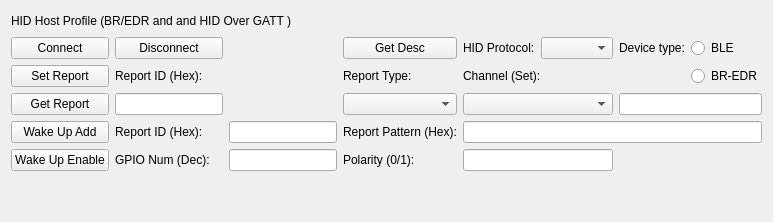
          <widget class="QWidget" name="tabHIDH">
           <attribute name="title">
            <string>HID Host</string>
           </attribute>
           <layout class="QGridLayout" name="gridLayout_26">
            <item row="6" column="3">
             <widget class="QLabel" name="label_37">
              <property name="text">
               <string>Polarity (0/1):</string>
              </property>
             </widget>
            </item>
            <item row="6" column="2">
             <widget class="QLineEdit" name="editHIDHGPIO"/>
            </item>
            <item row="4" column="3">
             <widget class="QComboBox" name="cbHIDHReportType"/>
            </item>
            <item row="5" column="1">
             <widget class="QLabel" name="label_40">
              <property name="text">
               <string>Report ID (Hex):</string>
              </property>
             </widget>
            </item>
            <item row="6" column="1">
             <widget class="QLabel" name="label_39">
              <property name="text">
               <string>GPIO Num (Dec):</string>
              </property>
             </widget>
            </item>
            <item row="3" column="1">
             <widget class="QLabel" name="label_41">
              <property name="text">
               <string>Report ID (Hex):</string>
              </property>
             </widget>
            </item>
            <item row="3" column="3">
             <widget class="QLabel" name="label_42">
              <property name="text">
               <string>Report Type:</string>
              </property>
             </widget>
            </item>
            <item row="5" column="0">
             <widget class="QPushButton" name="btnHIDHWakeAdd">
              <property name="text">
               <string>Wake Up Add</string>
              </property>
             </widget>
            </item>
            <item row="4" column="0">
             <widget class="QPushButton" name="btnHIDHGetReport">
              <property name="text">
               <string>Get Report</string>
              </property>
             </widget>
            </item>
            <item row="4" column="1">
             <widget class="QLineEdit" name="editHIDHGetSetReportID">
              <property name="sizePolicy">
               <sizepolicy hsizetype="Preferred" vsizetype="Fixed">
                <horstretch>0</horstretch>
                <verstretch>0</verstretch>
               </sizepolicy>
              </property>
             </widget>
            </item>
            <item row="5" column="2">
             <widget class="QLineEdit" name="editHIDHReportID"/>
            </item>
            <item row="4" column="4">
             <widget class="QComboBox" name="cbHIDHChannel"/>
            </item>
            <item row="3" column="0">
             <widget class="QPushButton" name="btnHIDHSetReport">
              <property name="text">
               <string>Set Report</string>
              </property>
             </widget>
            </item>
            <item row="3" column="4">
             <widget class="QLabel" name="label_43">
              <property name="text">
               <string>Channel (Set):</string>
              </property>
             </widget>
            </item>
            <item row="5" column="3">
             <widget class="QLabel" name="label_38">
              <property name="text">
               <string>Report Pattern (Hex):</string>
              </property>
             </widget>
            </item>
            <item row="6" column="0">
             <widget class="QPushButton" name="btnHIDHWakeEnable">
              <property name="text">
               <string>Wake Up Enable</string>
              </property>
             </widget>
            </item>
            <item row="7" column="2">
             <spacer name="verticalSpacer_18">
              <property name="orientation">
               <enum>Qt::Vertical</enum>
              </property>
              <property name="sizeHint" stdset="0">
               <size>
                <width>20</width>
                <height>40</height>
               </size>
              </property>
             </spacer>
            </item>
            <item row="0" column="0" colspan="4">
             <layout class="QHBoxLayout" name="horizontalLayout_31">
              <item>
               <widget class="QLabel" name="label_24">
                <property name="text">
                 <string>HID Host Profile (BR/EDR and and HID Over GATT )</string>
                </property>
               </widget>
              </item>
              <item>
               <spacer name="horizontalSpacer_28">
                <property name="orientation">
                 <enum>Qt::Vertical</enum>
                </property>
                <property name="sizeHint" stdset="0">
                 <size>
                  <width>40</width>
                  <height>20</height>
                 </size>
                </property>
               </spacer>
              </item>
             </layout>
            </item>
            <item row="2" column="4">
             <layout class="QHBoxLayout" name="horizontalLayout_32">
              <item>
               <widget class="QLabel" name="label_36">
                <property name="text">
                 <string>HID Protocol:</string>
                </property>
               </widget>
              </item>
              <item>
               <widget class="QComboBox" name="cbHIDHProtocol"/>
              </item>
             </layout>
            </item>
            <item row="2" column="1">
             <widget class="QPushButton" name="btnHIDHDisconnect">
              <property name="text">
               <string>Disconnect</string>
              </property>
             </widget>
            </item>
            <item row="2" column="0">
             <widget class="QPushButton" name="btnHIDHConnect">
              <property name="text">
               <string>Connect</string>
              </property>
             </widget>
            </item>
            <item row="2" column="3">
             <widget class="QPushButton" name="btnHIDHGetDesc">
              <property name="text">
               <string>Get Desc</string>
              </property>
             </widget>
            </item>
            <item row="2" column="5">
             <widget class="QLabel" name="label_35">
              <property name="text">
               <string>Device type:</string>
              </property>
             </widget>
            </item>
            <item row="2" column="6">
             <widget class="QRadioButton" name="radioHIDHBLE">
              <property name="text">
               <string>BLE</string>
              </property>
             </widget>
            </item>
            <item row="3" column="6">
             <widget class="QRadioButton" name="radioHIDHBREDR">
              <property name="text">
               <string>BR-EDR</string>
              </property>
             </widget>
            </item>
            <item row="4" column="5" colspan="2">
             <widget class="QLineEdit" name="editHIDHSetGetReportData"/>
            </item>
            <item row="5" column="4" colspan="3">
             <widget class="QLineEdit" name="editHIDHReportPatern"/>
            </item>
            <item row="6" column="4">
             <widget class="QLineEdit" name="editHIDHPolarity">
              <property name="sizePolicy">
               <sizepolicy hsizetype="Preferred" vsizetype="Fixed">
                <horstretch>0</horstretch>
                <verstretch>0</verstretch>
               </sizepolicy>
              </property>
             </widget>
            </item>
           </layout>
          </widget>
